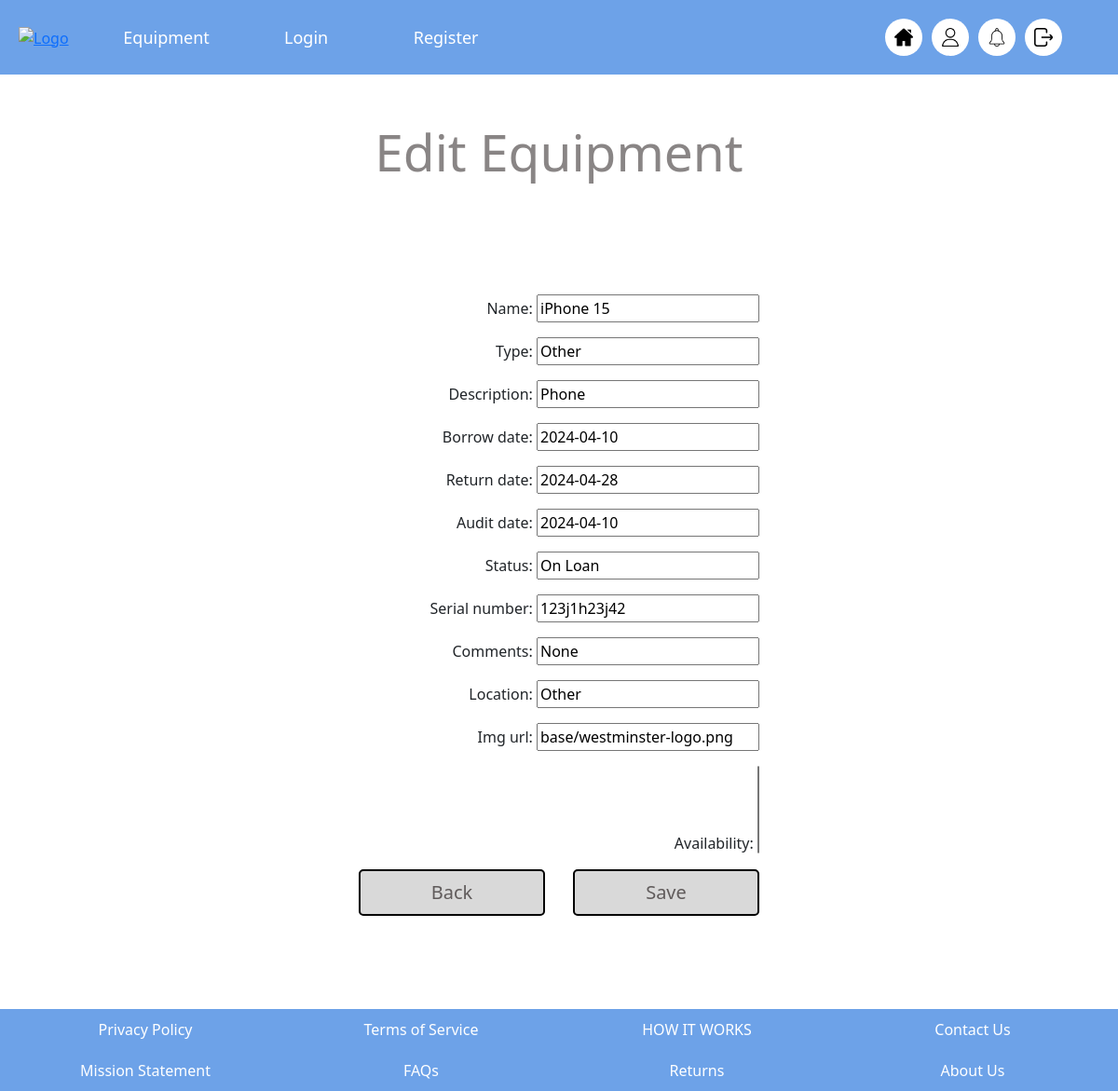
Before: /edit_equipment/4/ with the older database file.
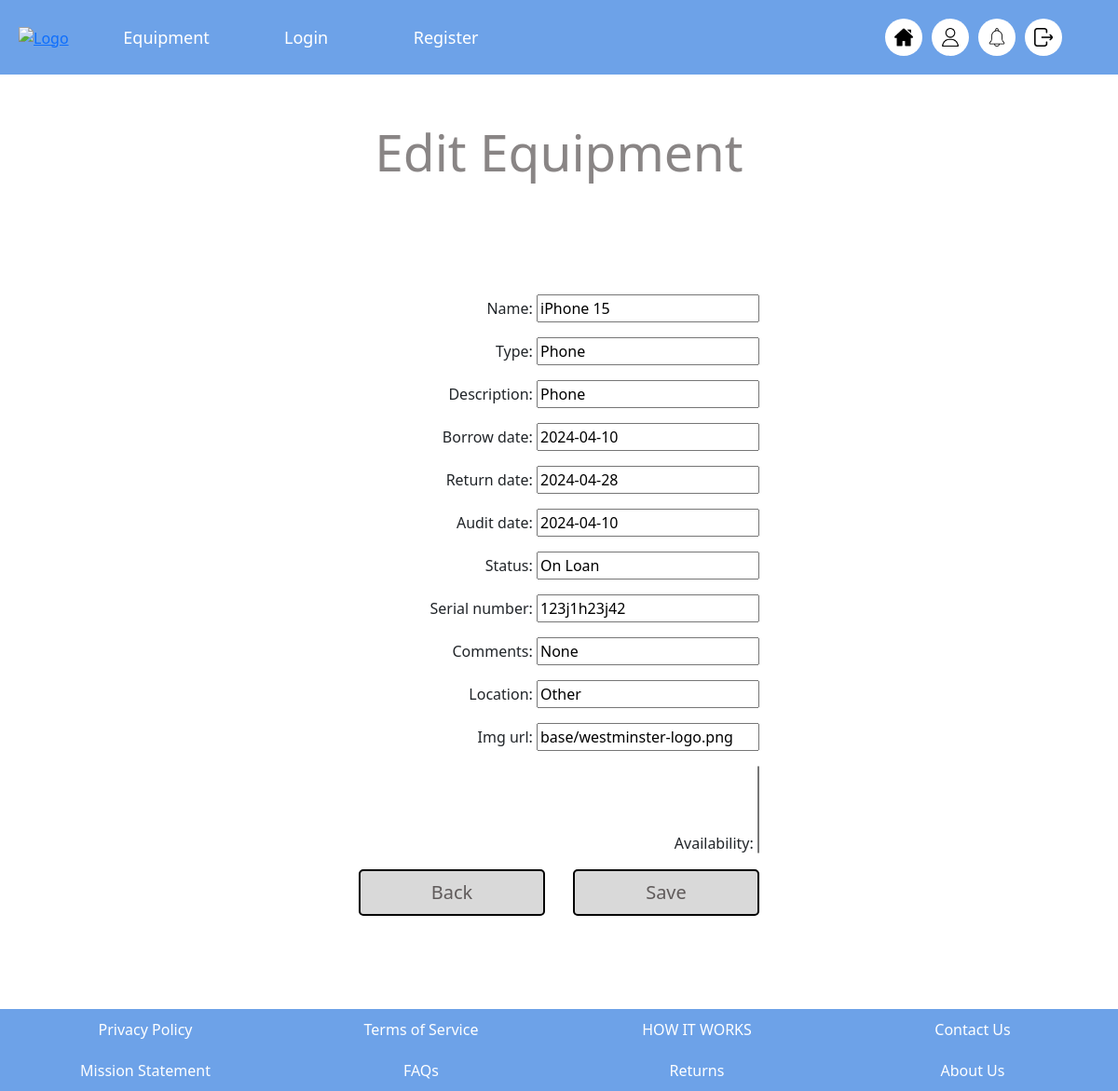
After: the same page with the newer database file.
### base/models.py (models this page shows, shortened)
class Equipment(models.Model):
    name = models.CharField(max_length=254, default="N/A")
    type = models.CharField( max_length=254, default="Other")
    description = models.CharField(max_length=254)
    borrow_date = models.DateField(null=True)
    return_date = models.DateField(null=True)
    audit_date = models.DateField(null=True)
    status = models.CharField( max_length=254, null=True)
    serial_number = models.CharField( max_length=50, null=True)
    comments = models.CharField( max_length=254, default="None")
    location = models.CharField(max_length=254, default="Other")
    img_url = models.CharField(max_length=254, default="base/westminster-logo.png")
    updated = models.DateTimeField(auto_now=True)
    created = models.DateTimeField(auto_now=True)
    availability = models.ManyToManyField(User, related_name='reserved_equipment', blank=True)

### base/views.py (the view)
# urls.py: path('edit_equipment/<int:id>/', views.edit_equipment, name='edit_equipment'),
def edit_equipment(request, id):
    equipment = Equipment.objects.get(id=id)
    if request.method == "POST":
        form = EditEquipmentForm(request.POST, instance=equipment)
        if form.is_valid():
            form.save()
            return redirect("equipment_list")
    else:
        form = EditEquipmentForm(instance=equipment)
    return render(request, "base/edit-equipment.html", {"form": form})

### base/forms.py
class EditEquipmentForm(forms.ModelForm):
    class Meta:
        model = Equipment
        fields = "__all__"

### base/templates/base/edit-equipment.html (shortened to what this page needs)
{% extends 'main.html' %} {% block content %}
<main>
  <h1>Edit Equipment</h1>
  <form class="edit-equipment-form" method="post">
    {{ form.as_p }}
    <div class="signup-btn-section">
      <a class="form-button" href="{% url 'equipment_list' %}">Back</a>
      <button type="submit" class="form-button">Save</button>
    </div>
  </form>
</main>
{% endblock content %}

Changed rows visible on the page:
changed Equipment "iPhone 15": type "Other" → "Phone"
